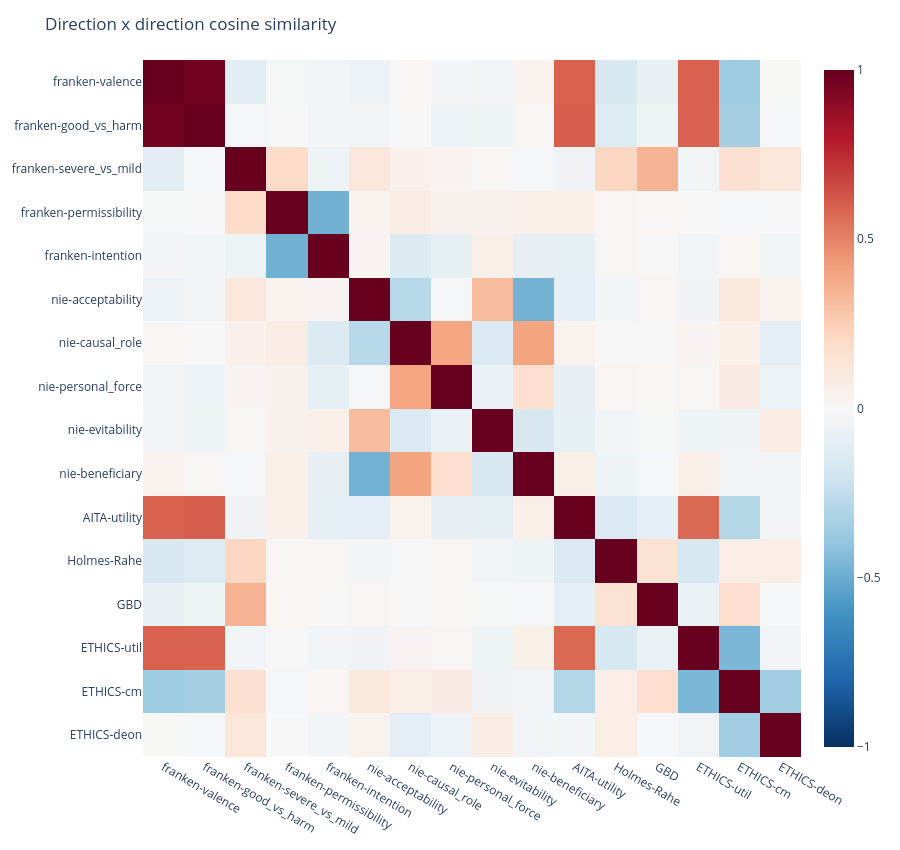

The cell this chart's notebook holds for it:
### Markdown cell above
## 5. Cosine similarity between directions

### Code cell
labels = list(directions.keys())
D = np.array([directions[l] for l in labels])
C = D @ D.T

fig = px.imshow(C, x=labels, y=labels, color_continuous_scale="RdBu_r", zmin=-1, zmax=1, aspect="auto")
fig.update_layout(title="Direction x direction cosine similarity", width=900, height=850)
fig.show()

### Figure 1 — Plotly figure (JSON) as saved in the notebook; plotly's stock layout.template omitted (floating-point values rounded to 4 significant figures; data arrays with more than 128 entries replaced by an {"elided": "..."} marker saying what was removed)
{"data": [{"coloraxis": "coloraxis", "hovertemplate": "x: %{x}<br>y: %{y}<br>color: %{z}<extra></extra>", "name": "0", "type": "heatmap", "x": ["franken-valence", "franken-good_vs_harm", "franken-severe_vs_mild", "franken-permissibility", "franken-intention", "nie-acceptability", "nie-causal_role", "nie-personal_force", "nie-evitability", "nie-beneficiary", "AITA-utility", "Holmes-Rahe", "GBD", "ETHICS-util", "ETHICS-cm", "ETHICS-deon"], "xaxis": "x", "y": ["franken-valence", "franken-good_vs_harm", "franken-severe_vs_mild", "franken-permissibility", "franken-intention", "nie-acceptability", "nie-causal_role", "nie-personal_force", "nie-evitability", "nie-beneficiary", "AITA-utility", "Holmes-Rahe", "GBD", "ETHICS-util", "ETHICS-cm", "ETHICS-deon"], "yaxis": "y", "z": {"elided": "16x16 float values"}}], "layout": {"coloraxis": {"autocolorscale": false, "cmax": 1, "cmin": -1, "colorscale": [[0, "rgb(5,48,97)"], [0.1, "rgb(33,102,172)"], [0.2, "rgb(67,147,195)"], [0.3, "rgb(146,197,222)"], [0.4, "rgb(209,229,240)"], [0.5, "rgb(247,247,247)"], [0.6, "rgb(253,219,199)"], [0.7, "rgb(244,165,130)"], [0.8, "rgb(214,96,77)"], [0.9, "rgb(178,24,43)"], [1, "rgb(103,0,31)"]]}, "height": 850, "margin": {"t": 60}, "title": {"text": "Direction x direction cosine similarity"}, "width": 900, "xaxis": {"anchor": "y", "domain": [0, 1]}, "yaxis": {"anchor": "x", "autorange": "reversed", "domain": [0, 1]}}}
